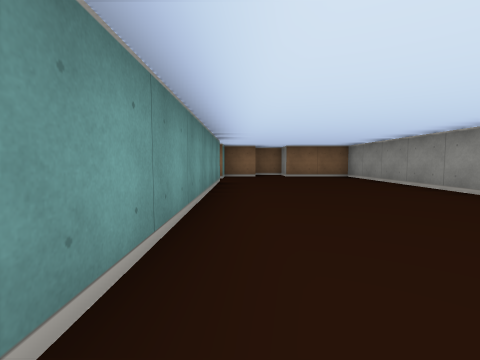
view 1 (above)

17 first-person views from a walk through a cub3D ray-caster map. The camera is about half as high as the walls, tilts 4° down and sees 85° across. The floor is counted in squares. Each view is taken from the middle of a square. On the plan, view 1 faces up. The plan holds only what a view shows up to about 9 squares ahead; the rest is blank. The place goes on beyond the plan.

view 2
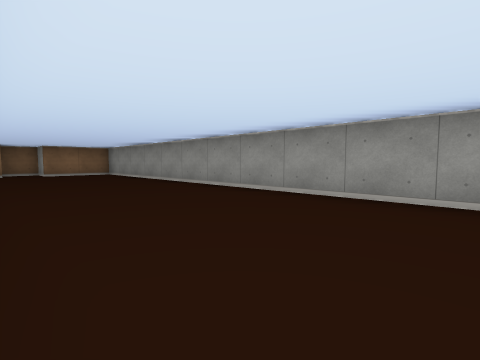

view 3
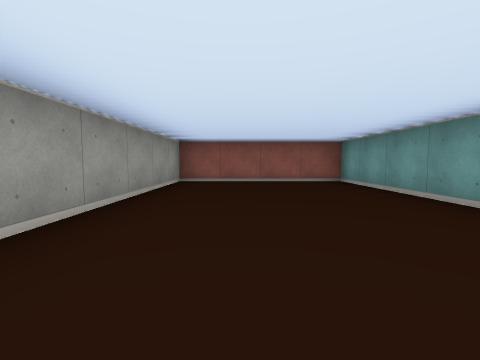

view 4
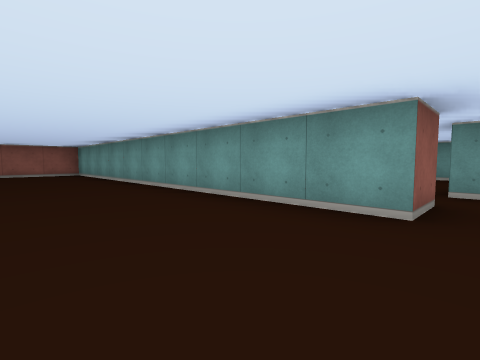

view 5
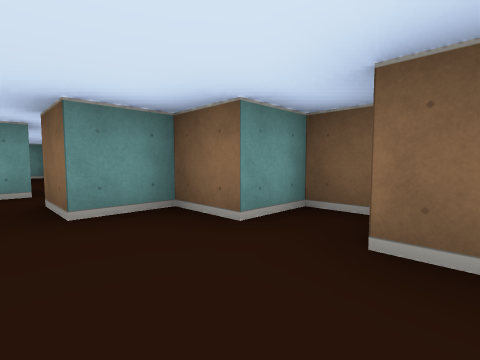

view 6
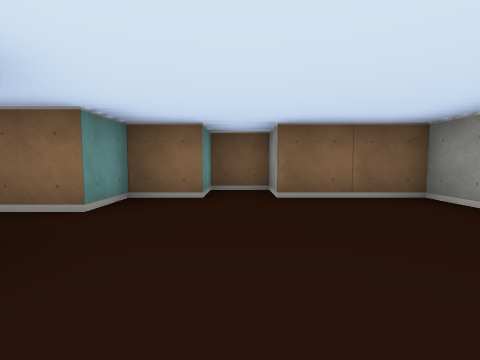

view 7
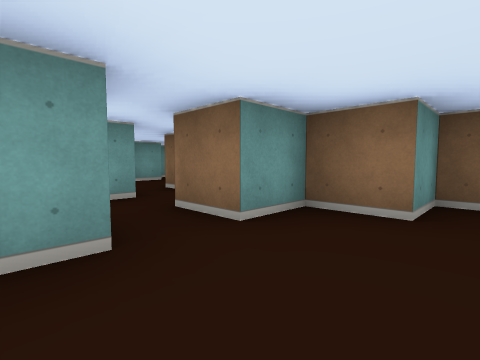

view 8
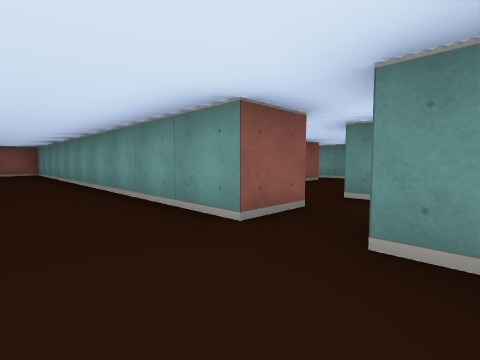

view 9
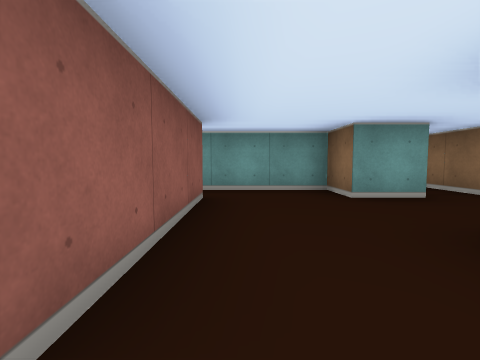

view 10
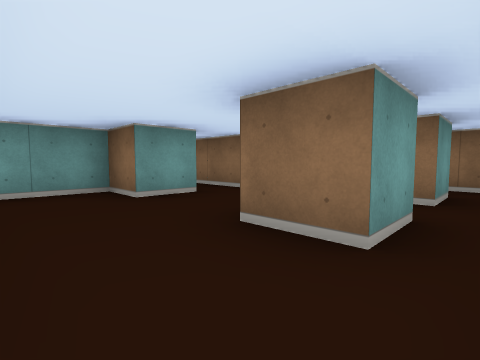

view 11
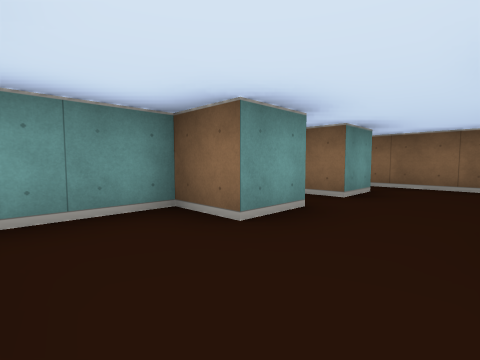

view 12
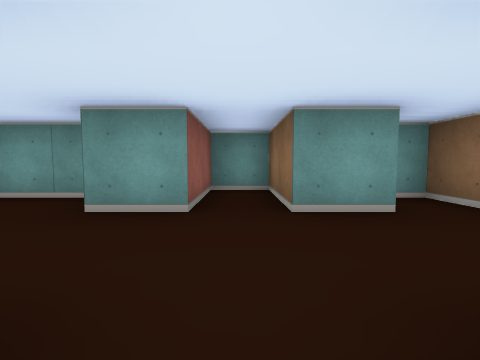

view 13
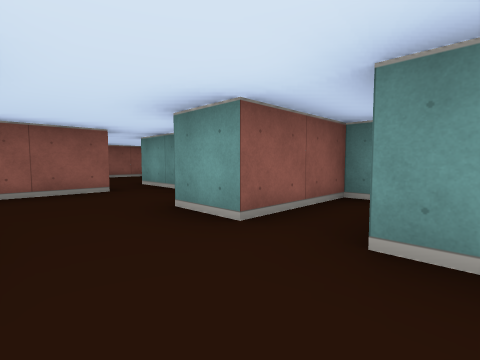

view 14
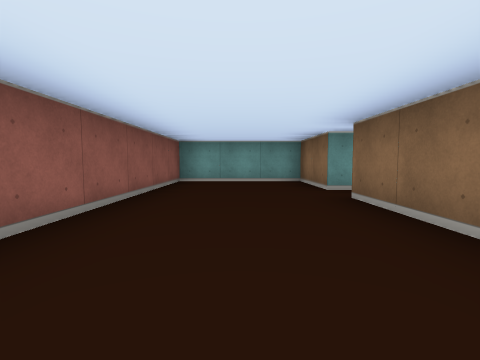

view 15
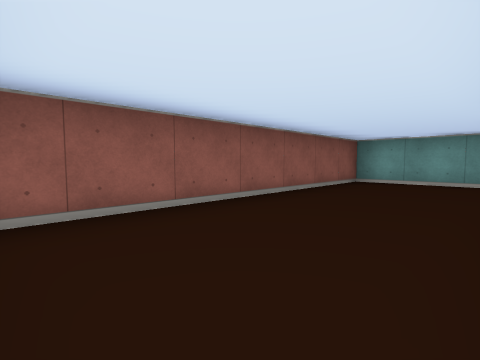

view 16
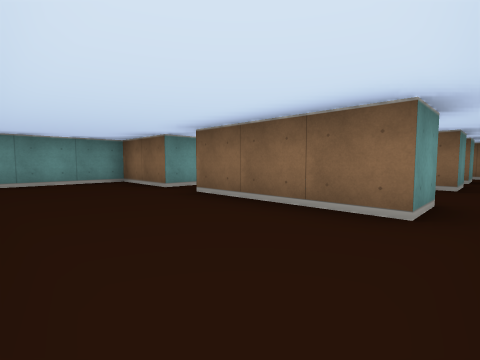

view 17
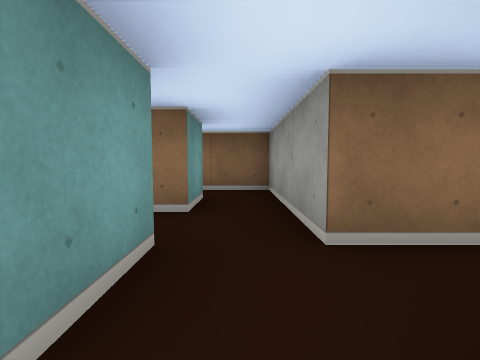

### Floor plan
Ten units are one square. View 1 is at (0, 0); x grows to the right and y downward. Boxes are objects, and circles mark ways between rooms. Rooms are numbered by the first view taken in them; rooms with no view inside come last. Other rooms are left out.
<svg viewBox="-90 -110 130 150">
<path fill="none" stroke="#000" d="M-16 -65 -5 -65 -5 35 35 35 35 -85 15 -85 15 -95 5 -95 5 -85 -5 -85 -5 -75 -15 -75M-25 -76 -25 -65 -35 -65M-15 -75 -15 -105 -65 -105 -65 -100M-25 -95 -25 -85 -35 -85M-56 -45 -25 -45M-55 -96 -55 -85 -75 -85 -75 -75 -55 -75 -55 -65 -65 -65 -65 -45M-65 -45 -65 -35 -85 -35 -85 -5 -20 -5M-25 -45 -25 -35 -55 -35"/>
<circle cx="-10" cy="-70" r="3" fill="#2a7"/>
<circle cx="-20" cy="-40" r="3" fill="#2a7"/>
<circle cx="-60" cy="-40" r="3" fill="#2a7"/>
<text x="10" y="-30">1</text>
<text x="-40" y="-70">2</text>
<text x="-50" y="-20">3</text>
</svg>
Room 1 opens to room 2. Room 2 opens to room 3.

Where each view was taken, in squares from view 1:
view 1: 0 up, 0 right, facing up
view 2: 2 down, 0 right, facing up-right
view 3: 3 up, 2 right, facing down
view 4: 7 up, 2 right, facing down-left
view 5: 7 up, 2 right, facing up-left
view 6: 5 up, 1 right, facing up
view 7: 6 up, 1 right, facing up-left
view 8: 8 up, 1 right, facing down-left
view 9: 5 up, 2 left, facing left
view 10: 5 up, 2 left, facing up-left
view 11: 5 up, 4 left, facing up-left
view 12: 8 up, 3 left, facing left
view 13: 9 up, 4 left, facing down-left
view 14: 2 up, 2 left, facing left
view 15: 3 up, 2 left, facing down-left
view 16: 1 up, 2 left, facing up-left
view 17: 6 up, 2 left, facing up
